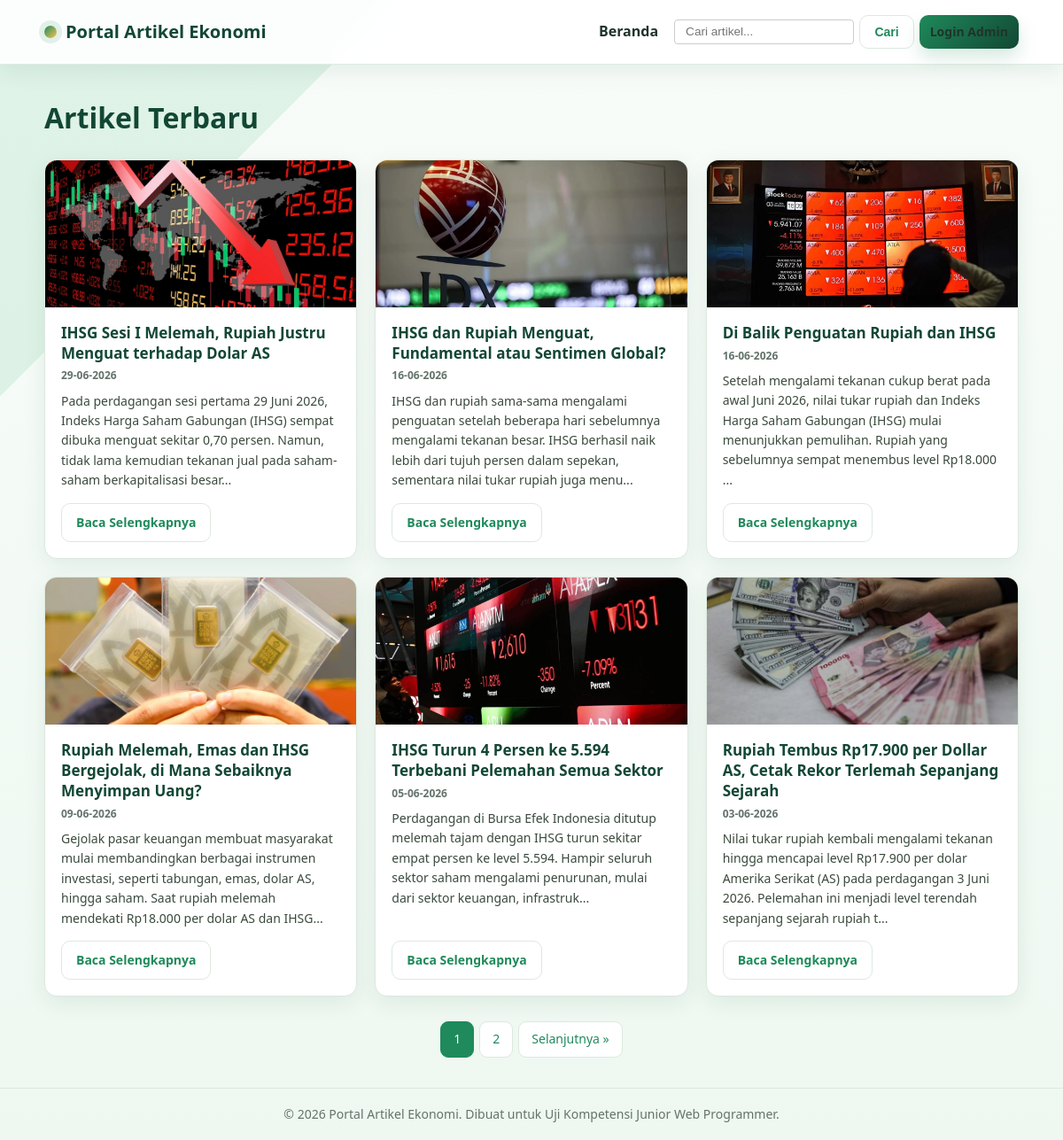
The page / on the database its author committed.
### tables this page shows
CREATE TABLE `artikel` (
  `id_artikel` int NOT NULL,
  `judul` varchar(200) NOT NULL,
  `isi` text NOT NULL,
  `gambar` varchar(255) NOT NULL,
  `tanggal` date NOT NULL
);

### index.php (the view, shortened to what this page needs)
<?php
require_once 'library/pagination.php';
require_once 'koneksi.php';
$halaman_aktif = isset($_GET['halaman']) ? (int) $_GET['halaman'] : 1;
$keyword = isset($_GET['q']) ? trim($_GET['q']) : '';
if ($keyword != '') {
    $keyword_safe = mysqli_real_escape_string($koneksi, $keyword);
    $query_total = "SELECT COUNT(*) AS total FROM artikel WHERE judul LIKE '%$keyword_safe%' OR isi LIKE '%$keyword_safe%'";
} else {
    $query_total = "SELECT COUNT(*) AS total FROM artikel";
}
$hasil_total   = mysqli_query($koneksi, $query_total);
$data_total    = mysqli_fetch_assoc($hasil_total);
$total_artikel = (int) $data_total['total'];
$total_halaman = hitung_total_halaman($total_artikel, ARTIKEL_PER_HALAMAN);
$offset        = hitung_offset($halaman_aktif, ARTIKEL_PER_HALAMAN);
if ($keyword != '') {
    $keyword_safe = mysqli_real_escape_string($koneksi, $keyword);
    $query_artikel = "SELECT id_artikel, judul, isi, gambar, tanggal
                      FROM artikel
                      WHERE judul LIKE '%$keyword_safe%' OR isi LIKE '%$keyword_safe%'
                      ORDER BY tanggal DESC, id_artikel DESC
                      LIMIT $offset, " . ARTIKEL_PER_HALAMAN;
} else {
    $query_artikel = "SELECT id_artikel, judul, isi, gambar, tanggal
                      FROM artikel
                      ORDER BY tanggal DESC, id_artikel DESC
                      LIMIT $offset, " . ARTIKEL_PER_HALAMAN;
}
$hasil_artikel = mysqli_query($koneksi, $query_artikel);
$base_url_pagination = 'index.php' . ($keyword != '' ? '?q=' . urlencode($keyword) . '&halaman' : '?halaman');
render_page_head('Beranda');
?>
    <header class="main-header">
        <div class="header-container">
            <div class="logo"><?php echo APP_NAME; ?></div>
            <nav id="mainNav" class="main-nav">
                <a href="index.php">Beranda</a>
                <form action="index.php" method="GET" class="nav-search">
                    <input type="text" name="q" placeholder="Cari artikel..." value="<?php echo htmlspecialchars($keyword); ?>">
                    <button type="submit" class="btn btn-outline">Cari</button>
                </form>
                <a href="login.php" class="btn btn-primary">Login Admin</a>
            </nav>
        </div>
    </header>
    <div class="container">
        <?php if ($keyword != ''): ?>
            <div class="page-title-bar">
                <h1>Hasil pencarian: "<?php echo htmlspecialchars($keyword); ?>"</h1>
                <a href="index.php" class="btn btn-outline">Semua Artikel</a>
            </div>
        <?php else: ?>
            <div class="page-title-bar">
                <h1>Artikel Terbaru</h1>
            </div>
        <?php endif; ?>
        <div class="artikel-grid">
            <?php if (mysqli_num_rows($hasil_artikel) > 0): ?>
                <?php while ($artikel = mysqli_fetch_assoc($hasil_artikel)): ?>
                    <?php
                        $isi_bersih = strip_tags($artikel['isi']);
                        $cuplikan   = substr($isi_bersih, 0, PANJANG_CUPLIKAN);
                        if (strlen($isi_bersih) > PANJANG_CUPLIKAN) $cuplikan .= '...';
                        $path_gambar = !empty($artikel['gambar'])
                            ? UPLOAD_DIR . $artikel['gambar']
                            : 'assets/images/artikel/default.png';
                    ?>
                    <div class="artikel-card">
                        <img src="<?php echo htmlspecialchars($path_gambar); ?>" alt="<?php echo htmlspecialchars($artikel['judul']); ?>" class="artikel-thumbnail">
                        <div class="artikel-card-body">
                            <h3><?php echo htmlspecialchars($artikel['judul']); ?></h3>
                            <p class="artikel-tanggal"><?php echo date('d-m-Y', strtotime($artikel['tanggal'])); ?></p>
                            <p class="artikel-cuplikan"><?php echo htmlspecialchars($cuplikan); ?></p>
                            <div class="artikel-actions">
                                <a href="artikel_detail.php?id=<?php echo $artikel['id_artikel']; ?>" class="btn btn-outline">Baca Selengkapnya</a>
                            </div>
                        </div>
                    </div>
                <?php endwhile; ?>
            <?php else: ?>
                <p class="empty-state">
                    <?php echo $keyword != '' ? 'Tidak ada artikel yang cocok.' : 'Belum ada artikel tersedia.'; ?>
                </p>
            <?php endif; ?>
        </div>
        <?php tampilkan_navigasi_pagination($halaman_aktif, $total_halaman, $base_url_pagination); ?>
    </div>
<?php render_page_footer(); ?>

### library/pagination.php (shortened to what this page needs)
<?php
function hitung_offset($halaman_aktif, $per_halaman) {
    return ($halaman_aktif - 1) * $per_halaman;
}
function tampilkan_navigasi_pagination($halaman_aktif, $total_halaman, $base_url) {
    echo '<div class="pagination">';
    for ($i = 1; $i <= $total_halaman; $i++) {
        $kelas_aktif = ($i == $halaman_aktif) ? 'active' : '';
        echo '<a href="' . $base_url . '?halaman=' . $i . '" class="page-link ' . $kelas_aktif . '">' . $i . '</a>';
    }
    if ($halaman_aktif < $total_halaman) {
        echo '<a href="' . $base_url . '?halaman=' . ($halaman_aktif + 1) . '" class="page-link">Selanjutnya &raquo;</a>';
    }
    echo '</div>';
}
function render_page_head($title, $body_class = '') {
    $body_class_attr = $body_class !== '' ? ' class="' . htmlspecialchars($body_class) . '"' : '';
?>
<!DOCTYPE html>
<html lang="id">
<head>
    <link rel="stylesheet" href="assets/css/style.css?v=4">
</head>
<body<?php echo $body_class_attr; ?>>
<?php
}
?>
<?php
function render_page_footer($show_footer = true) {
    if ($show_footer) {
?>
    <footer class="main-footer">
        <p>&copy; <?php echo date('Y'); ?> <?php echo APP_NAME; ?>. Dibuat untuk Uji Kompetensi Junior Web Programmer.</p>
    </footer>
<?php
    }
?>
</body>
</html>
<?php
}
?>

### assets/css/style.css (style rules this page uses)
:root { --hijau-tua: #124734; --hijau-utama: #1f8a5b; --hijau-muda: #5fc48c; --hijau-pastel: #eef8f1; --putih: #ffffff; --abu: #64736b; --abu-gelap: #20342a; --garis: #dce9df; --kuning: #f6c453; --merah: #c73b3b; --bayangan: 0 16px 40px rgba(18, 71, 52, 0.12); --bayangan-tipis: 0 8px 24px rgba(18, 71, 52, 0.08); }
* { margin: 0; padding: 0; box-sizing: border-box; }
body { min-height: 100vh; font-family: "Segoe UI", Roboto, Arial, sans-serif; background: linear-gradient(135deg, rgba(95, 196, 140, 0.16) 0 18%, transparent 18% 100%), linear-gradient(180deg, #f8fcf9 0%, var(--hijau-pastel) 100%); color: var(--abu-gelap); line-height: 1.6; overflow-y: scroll; scrollbar-gutter: stable; }
body:not(.login-page) { display: flex; flex-direction: column; }
a { color: var(--hijau-utama); text-decoration: none; }
img { max-width: 100%; }
.container { width: min(1100px, calc(100% - 40px)); margin: 0 auto; padding: 34px 0; flex: 1; }
.container > h1, .page-title-bar h1, .artikel-detail h1 { color: var(--hijau-tua); line-height: 1.2; letter-spacing: 0; }
.main-header { position: sticky; top: 0; z-index: 10; background: rgba(255, 255, 255, 0.9); border-bottom: 1px solid rgba(220, 233, 223, 0.9); box-shadow: var(--bayangan-tipis); backdrop-filter: blur(12px); }
.header-container { width: min(1100px, calc(100% - 40px)); margin: 0 auto; display: flex; align-items: center; justify-content: space-between; padding: 15px 0; }
.logo { display: flex; align-items: center; gap: 10px; color: var(--hijau-tua); font-size: 20px; font-weight: 800; letter-spacing: 0; }
.logo::before { content: ""; width: 14px; height: 14px; border-radius: 50%; background: linear-gradient(135deg, var(--hijau-utama), var(--kuning)); box-shadow: 0 0 0 6px rgba(31, 138, 91, 0.12); }
.main-nav { display: flex; align-items: center; gap: 6px; }
.main-nav a { color: var(--abu-gelap); font-weight: 600; padding: 8px 12px; border-radius: 10px; transition: 0.2s; }
.main-footer { margin-top: auto; padding: 18px 16px; border-top: 1px solid var(--garis); color: var(--abu); text-align: center; font-size: 14px; }
.btn { display: inline-block; padding: 10px 16px; border: none; border-radius: 10px; font-size: 14px; font-weight: 700; cursor: pointer; transition: 0.2s; }
.btn-primary { background: linear-gradient(135deg, var(--hijau-utama), var(--hijau-tua)); color: var(--putih); box-shadow: 0 10px 20px rgba(31, 138, 91, 0.18); }
.btn-outline { background-color: var(--putih); color: var(--hijau-utama); border: 1px solid var(--garis); }
.page-title-bar { display: flex; align-items: center; justify-content: space-between; gap: 16px; margin-bottom: 20px; min-height: 53px; }
.artikel-grid { display: grid; grid-template-columns: repeat(3, minmax(0, 1fr)); gap: 20px; }
.artikel-card { display: flex; flex-direction: column; overflow: hidden; border: 1px solid var(--garis); border-radius: 14px; background: var(--putih); box-shadow: var(--bayangan-tipis); transition: 0.2s; }
.artikel-thumbnail { width: 100%; height: 166px; object-fit: cover; background-color: var(--hijau-pastel); }
.artikel-card-body { display: flex; flex: 1; flex-direction: column; padding: 18px; }
.artikel-card-body h3 { color: var(--hijau-tua); margin-bottom: 4px; font-size: 17px; line-height: 1.35; }
.artikel-tanggal { color: var(--abu); font-size: 12px; font-weight: 700; margin-bottom: 8px; }
.artikel-cuplikan { flex: 1; margin-bottom: 14px; color: #3a4a3d; font-size: 14px; }
.artikel-actions { display: flex; flex-wrap: wrap; gap: 8px; }
.pagination { display: flex; justify-content: center; gap: 6px; margin-top: 28px; flex-wrap: wrap; }
.page-link { padding: 8px 14px; border: 1px solid var(--garis); border-radius: 9px; color: var(--hijau-utama); background-color: var(--putih); font-size: 14px; }
.page-link.active { background-color: var(--hijau-utama); color: var(--putih); border-color: var(--hijau-utama); }
.nav-search { display: flex; align-items: center; gap: 0.4rem; }
.nav-search input { padding: 0.35rem 0.75rem; border: 1px solid #ccc; border-radius: 4px; font-size: 0.85rem; outline: none; }

### rows shown on the page
artikel: gambar (picture), judul "IHSG Sesi I Melemah, Rupiah Justru Menguat terhadap Dolar AS", tanggal "29-06-2026", isi "Pada perdagangan sesi pertama 29 Juni 2026, Indeks Harga Saham Gabungan (IHSG) sempat dibuka menguat sekitar 0,70 persen. Namun, tidak lama kemudian tekanan jual pada saham-saham berkapitalisasi besar..."
artikel: gambar (picture), judul "IHSG dan Rupiah Menguat, Fundamental atau Sentimen Global?", tanggal "16-06-2026", isi "IHSG dan rupiah sama-sama mengalami penguatan setelah beberapa hari sebelumnya mengalami tekanan besar. IHSG berhasil naik lebih dari tujuh persen dalam sepekan, sementara nilai tukar rupiah juga menu..."
artikel: gambar (picture), judul "Di Balik Penguatan Rupiah dan IHSG", tanggal "16-06-2026", isi "Setelah mengalami tekanan cukup berat pada awal Juni 2026, nilai tukar rupiah dan Indeks Harga Saham Gabungan (IHSG) mulai menunjukkan pemulihan. Rupiah yang sebelumnya sempat menembus level Rp18.000 ..."
artikel: gambar (picture), judul "Rupiah Melemah, Emas dan IHSG Bergejolak, di Mana Sebaiknya Menyimpan Uang?", tanggal "09-06-2026", isi "Gejolak pasar keuangan membuat masyarakat mulai membandingkan berbagai instrumen investasi, seperti tabungan, emas, dolar AS, hingga saham. Saat rupiah melemah mendekati Rp18.000 per dolar AS dan IHSG..."
artikel: gambar (picture), judul "IHSG Turun 4 Persen ke 5.594 Terbebani Pelemahan Semua Sektor", tanggal "05-06-2026", isi "Perdagangan di Bursa Efek Indonesia ditutup melemah tajam dengan IHSG turun sekitar empat persen ke level 5.594. Hampir seluruh sektor saham mengalami penurunan, mulai dari sektor keuangan, infrastruk..."
artikel: gambar (picture), judul "Rupiah Tembus Rp17.900 per Dollar AS, Cetak Rekor Terlemah Sepanjang Sejarah", tanggal "03-06-2026", isi "Nilai tukar rupiah kembali mengalami tekanan hingga mencapai level Rp17.900 per dolar Amerika Serikat (AS) pada perdagangan 3 Juni 2026. Pelemahan ini menjadi level terendah sepanjang sejarah rupiah t..."

### other values the page prints
APP_NAME "Portal Artikel Ekonomi"
